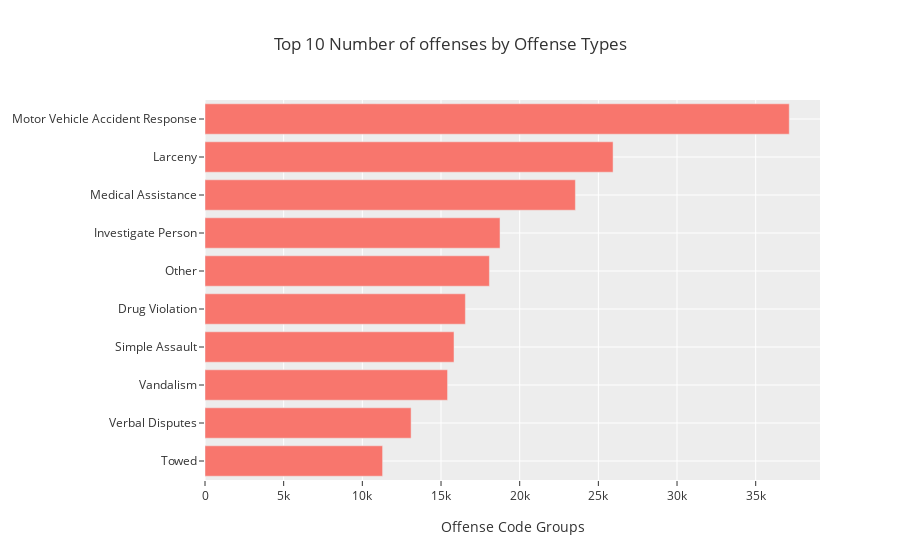

Notebook code for this chart:
### Code cell
fig = go.Figure()

(fig
 .update_layout(title_text="Top 10 Number of offen,
                ses by Offense Types", xaxis_title_text="Offense Code Groups")
 .add_bar(y=top10_code_groups.index, x=top10_code_groups.values, orientation='h', hovertemplate="Number of Offenses: %{x:.3s}<extra></extra>")
 .show()
)

### Figure 1 — Plotly figure (JSON) as saved in the notebook; plotly's stock layout.template omitted (floating-point values rounded to 4 significant figures)
{"data": [{"hovertemplate": "Number of Offenses: %{x:.3s}<extra></extra>", "orientation": "h", "type": "bar", "x": [11287, 13099, 15415, 15826, 16548, 18075, 18750, 23540, 25935, 37132], "y": ["Towed", "Verbal Disputes", "Vandalism", "Simple Assault", "Drug Violation", "Other", "Investigate Person", "Medical Assistance", "Larceny", "Motor Vehicle Accident Response"]}], "layout": {"autosize": true, "title": {"text": "Top 10 Number of offenses by Offense Types"}, "xaxis": {"autorange": true, "range": [0, 39090.0], "title": {"text": "Offense Code Groups"}, "type": "linear"}, "yaxis": {"autorange": true, "range": [-0.5, 9.5], "type": "category"}}}
